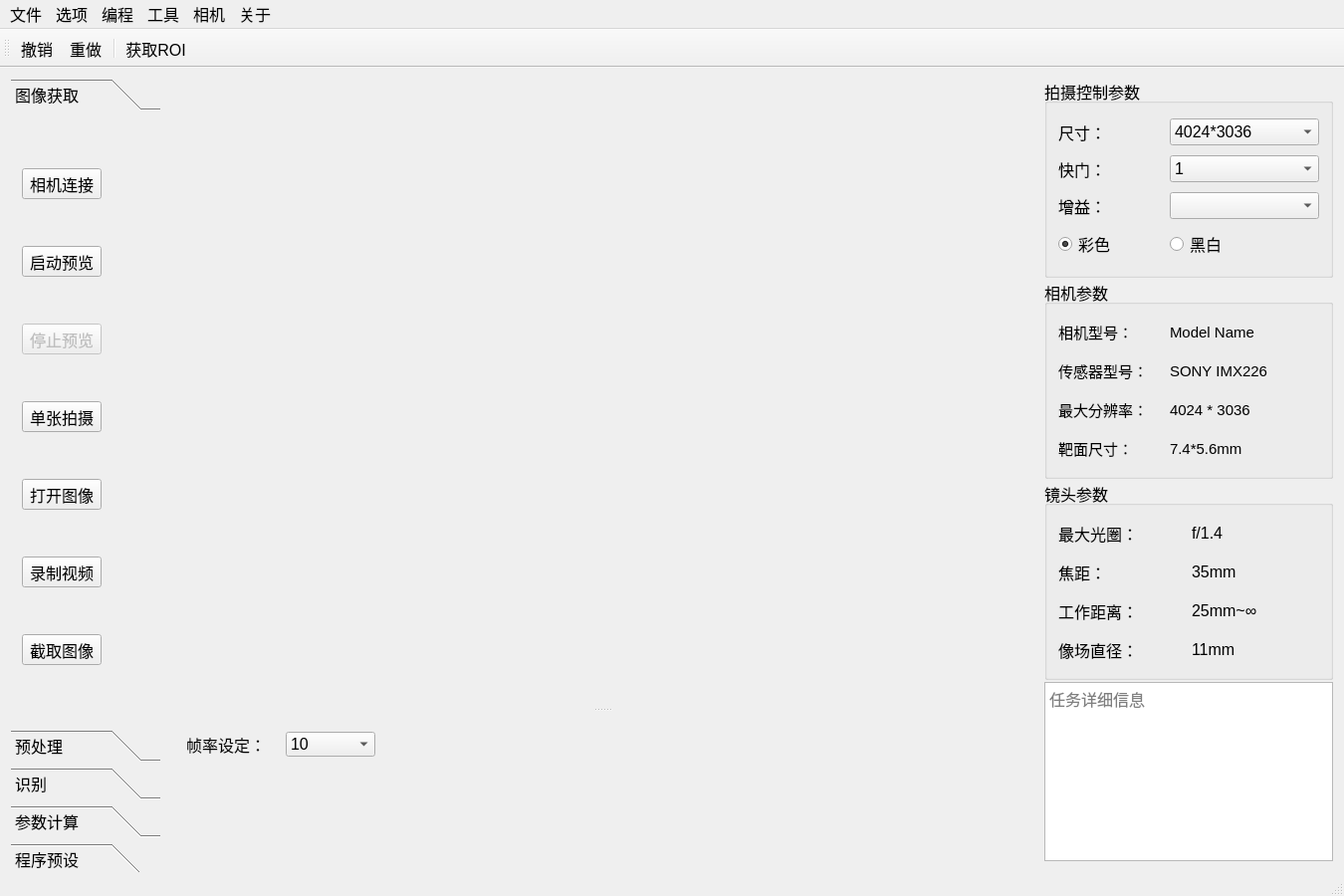
<?xml version="1.0" encoding="UTF-8"?>
<ui version="4.0">
 <class>CV_MinWinClass</class>
 <widget class="QMainWindow" name="CV_MinWinClass">
  <property name="geometry">
   <rect>
    <x>0</x>
    <y>0</y>
    <width>1350</width>
    <height>900</height>
   </rect>
  </property>
  <property name="minimumSize">
   <size>
    <width>800</width>
    <height>600</height>
   </size>
  </property>
  <property name="font">
   <font>
    <family>Arial</family>
    <pointsize>12</pointsize>
   </font>
  </property>
  <property name="windowTitle">
   <string>CV_MinWin</string>
  </property>
  <widget class="QWidget" name="centralWidget">
   <layout class="QHBoxLayout" name="horizontalLayout">
    <item>
     <widget class="QToolBox" name="toolBox">
      <property name="sizePolicy">
       <sizepolicy hsizetype="Preferred" vsizetype="Expanding">
        <horstretch>0</horstretch>
        <verstretch>0</verstretch>
       </sizepolicy>
      </property>
      <property name="minimumSize">
       <size>
        <width>150</width>
        <height>800</height>
       </size>
      </property>
      <property name="maximumSize">
       <size>
        <width>100</width>
        <height>1400</height>
       </size>
      </property>
      <property name="currentIndex">
       <number>0</number>
      </property>
      <widget class="QWidget" name="getPhotoPage">
       <property name="geometry">
        <rect>
         <x>0</x>
         <y>0</y>
         <width>150</width>
         <height>610</height>
        </rect>
       </property>
       <attribute name="label">
        <string>图像获取</string>
       </attribute>
       <layout class="QVBoxLayout" name="getPhotoLayout">
        <item>
         <widget class="QToolButton" name="cameraConnBtn">
          <property name="text">
           <string>相机连接</string>
          </property>
         </widget>
        </item>
        <item>
         <widget class="QToolButton" name="startViewBtn">
          <property name="text">
           <string>启动预览</string>
          </property>
         </widget>
        </item>
        <item>
         <widget class="QToolButton" name="endViewBtn">
          <property name="enabled">
           <bool>false</bool>
          </property>
          <property name="text">
           <string>停止预览</string>
          </property>
         </widget>
        </item>
        <item>
         <widget class="QToolButton" name="oneShootTBtn">
          <property name="text">
           <string>单张拍摄</string>
          </property>
         </widget>
        </item>
        <item>
         <widget class="QToolButton" name="openPhotoTBtn">
          <property name="text">
           <string>打开图像</string>
          </property>
         </widget>
        </item>
        <item>
         <widget class="QToolButton" name="videoTBtn">
          <property name="text">
           <string>录制视频</string>
          </property>
         </widget>
        </item>
        <item>
         <widget class="QToolButton" name="oneFrameTBtn">
          <property name="text">
           <string>截取图像</string>
          </property>
         </widget>
        </item>
       </layout>
      </widget>
      <widget class="QWidget" name="preProcPage">
       <property name="geometry">
        <rect>
         <x>0</x>
         <y>0</y>
         <width>150</width>
         <height>610</height>
        </rect>
       </property>
       <attribute name="label">
        <string>预处理</string>
       </attribute>
       <layout class="QVBoxLayout" name="preProcLayout">
        <item>
         <widget class="QGroupBox" name="blurGrp">
          <property name="title">
           <string>模糊组</string>
          </property>
          <layout class="QVBoxLayout" name="blurGrpLayout">
           <item>
            <widget class="QToolButton" name="gaussTBtn">
             <property name="text">
              <string>高斯</string>
             </property>
            </widget>
           </item>
           <item>
            <widget class="QToolButton" name="middleTBtn">
             <property name="text">
              <string>中值</string>
             </property>
            </widget>
           </item>
           <item>
            <widget class="QToolButton" name="meanTBtn">
             <property name="text">
              <string>均值</string>
             </property>
            </widget>
           </item>
           <item>
            <widget class="QToolButton" name="nlmTBtn">
             <property name="text">
              <string>NLM</string>
             </property>
            </widget>
           </item>
          </layout>
         </widget>
        </item>
        <item>
         <widget class="QGroupBox" name="sharperGrp">
          <property name="title">
           <string>锐化组</string>
          </property>
          <layout class="QVBoxLayout" name="sharperGrpLayout">
           <item>
            <widget class="QToolButton" name="laplaceTBtn">
             <property name="text">
              <string>Laplace</string>
             </property>
            </widget>
           </item>
           <item>
            <widget class="QToolButton" name="sobelTBtn">
             <property name="minimumSize">
              <size>
               <width>88</width>
               <height>0</height>
              </size>
             </property>
             <property name="text">
              <string>SOBEL</string>
             </property>
            </widget>
           </item>
           <item>
            <widget class="QToolButton" name="toolButton_3">
             <property name="minimumSize">
              <size>
               <width>88</width>
               <height>0</height>
              </size>
             </property>
             <property name="text">
              <string>...</string>
             </property>
            </widget>
           </item>
          </layout>
         </widget>
        </item>
        <item>
         <widget class="QGroupBox" name="thresholdGrp">
          <property name="title">
           <string>阈值组</string>
          </property>
          <layout class="QVBoxLayout" name="thresholdGrpLayout">
           <item>
            <widget class="QToolButton" name="simpleThursTBtn">
             <property name="minimumSize">
              <size>
               <width>73</width>
               <height>0</height>
              </size>
             </property>
             <property name="text">
              <string>简单</string>
             </property>
            </widget>
           </item>
           <item>
            <widget class="QToolButton" name="otsuTBtn">
             <property name="minimumSize">
              <size>
               <width>73</width>
               <height>0</height>
              </size>
             </property>
             <property name="text">
              <string>OTSU</string>
             </property>
            </widget>
           </item>
           <item>
            <widget class="QToolButton" name="toolButton_6">
             <property name="minimumSize">
              <size>
               <width>73</width>
               <height>0</height>
              </size>
             </property>
             <property name="text">
              <string>...</string>
             </property>
            </widget>
           </item>
          </layout>
         </widget>
        </item>
       </layout>
      </widget>
      <widget class="QWidget" name="dectPage">
       <property name="geometry">
        <rect>
         <x>0</x>
         <y>0</y>
         <width>150</width>
         <height>610</height>
        </rect>
       </property>
       <attribute name="label">
        <string>识别</string>
       </attribute>
       <layout class="QVBoxLayout" name="dectLayout">
        <item>
         <widget class="QToolButton" name="houghLineTBtn">
          <property name="text">
           <string>霍夫直线</string>
          </property>
         </widget>
        </item>
        <item>
         <widget class="QToolButton" name="houghCircleTBtn">
          <property name="text">
           <string>霍夫圆</string>
          </property>
         </widget>
        </item>
        <item>
         <widget class="QToolButton" name="cannyTBtn">
          <property name="text">
           <string>canny</string>
          </property>
         </widget>
        </item>
        <item>
         <widget class="QToolButton" name="fastTBtn">
          <property name="baseSize">
           <size>
            <width>30</width>
            <height>30</height>
           </size>
          </property>
          <property name="text">
           <string>FAST</string>
          </property>
         </widget>
        </item>
        <item>
         <widget class="QToolButton" name="contourFindTBtn">
          <property name="text">
           <string>边缘提取</string>
          </property>
         </widget>
        </item>
       </layout>
      </widget>
      <widget class="QWidget" name="calcPage">
       <property name="geometry">
        <rect>
         <x>0</x>
         <y>0</y>
         <width>150</width>
         <height>610</height>
        </rect>
       </property>
       <attribute name="label">
        <string>参数计算</string>
       </attribute>
       <layout class="QVBoxLayout" name="calcLayout">
        <item>
         <widget class="QToolButton" name="areaCalcTBtn">
          <property name="text">
           <string>面积计算</string>
          </property>
         </widget>
        </item>
        <item>
         <widget class="QToolButton" name="centerCalC">
          <property name="text">
           <string>质心计算</string>
          </property>
         </widget>
        </item>
        <item>
         <widget class="QToolButton" name="actualCordCalc">
          <property name="text">
           <string extracomment="利用亚像素实现的对提取的边缘进行进一步确认并计算以毫米为单位的实际坐标序列">实际坐标</string>
          </property>
         </widget>
        </item>
        <item>
         <widget class="QToolButton" name="relativePos">
          <property name="text">
           <string>相对位置</string>
          </property>
         </widget>
        </item>
       </layout>
      </widget>
      <widget class="QWidget" name="preSetPage">
       <property name="geometry">
        <rect>
         <x>0</x>
         <y>0</y>
         <width>150</width>
         <height>610</height>
        </rect>
       </property>
       <attribute name="label">
        <string>程序预设</string>
       </attribute>
       <layout class="QVBoxLayout" name="preSetLayout">
        <item>
         <widget class="QToolButton" name="presetTBtn1">
          <property name="minimumSize">
           <size>
            <width>60</width>
            <height>60</height>
           </size>
          </property>
          <property name="maximumSize">
           <size>
            <width>70</width>
            <height>70</height>
           </size>
          </property>
          <property name="text">
           <string>铝合金
铸件</string>
          </property>
         </widget>
        </item>
        <item>
         <widget class="QToolButton" name="presetTBtn2">
          <property name="minimumSize">
           <size>
            <width>60</width>
            <height>60</height>
           </size>
          </property>
          <property name="maximumSize">
           <size>
            <width>70</width>
            <height>70</height>
           </size>
          </property>
          <property name="text">
           <string>瞳孔
位置</string>
          </property>
         </widget>
        </item>
        <item>
         <widget class="QToolButton" name="presetTBtn3">
          <property name="minimumSize">
           <size>
            <width>60</width>
            <height>60</height>
           </size>
          </property>
          <property name="maximumSize">
           <size>
            <width>70</width>
            <height>70</height>
           </size>
          </property>
          <property name="text">
           <string>法兰
零件</string>
          </property>
         </widget>
        </item>
       </layout>
      </widget>
     </widget>
    </item>
    <item>
     <widget class="QSplitter" name="splitter">
      <property name="orientation">
       <enum>Qt::Vertical</enum>
      </property>
      <widget class="PaintArea" name="picBox" native="true">
       <property name="minimumSize">
        <size>
         <width>900</width>
         <height>600</height>
        </size>
       </property>
       <property name="cursor">
        <cursorShape>CrossCursor</cursorShape>
       </property>
      </widget>
      <widget class="QStackedWidget" name="stackedWidget">
       <property name="minimumSize">
        <size>
         <width>900</width>
         <height>150</height>
        </size>
       </property>
       <property name="currentIndex">
        <number>0</number>
       </property>
       <widget class="QWidget" name="getPhotoStk">
        <widget class="QLabel" name="fpsLabel">
         <property name="geometry">
          <rect>
           <x>20</x>
           <y>20</y>
           <width>100</width>
           <height>25</height>
          </rect>
         </property>
         <property name="minimumSize">
          <size>
           <width>100</width>
           <height>25</height>
          </size>
         </property>
         <property name="text">
          <string>帧率设定：</string>
         </property>
        </widget>
        <widget class="QComboBox" name="comboBox">
         <property name="geometry">
          <rect>
           <x>120</x>
           <y>20</y>
           <width>90</width>
           <height>25</height>
          </rect>
         </property>
         <property name="minimumSize">
          <size>
           <width>90</width>
           <height>25</height>
          </size>
         </property>
         <property name="currentText">
          <string>10</string>
         </property>
         <property name="currentIndex">
          <number>2</number>
         </property>
         <item>
          <property name="text">
           <string>3</string>
          </property>
         </item>
         <item>
          <property name="text">
           <string>5</string>
          </property>
         </item>
         <item>
          <property name="text">
           <string>10</string>
          </property>
         </item>
         <item>
          <property name="text">
           <string>25</string>
          </property>
         </item>
         <item>
          <property name="text">
           <string>30</string>
          </property>
         </item>
        </widget>
       </widget>
       <widget class="QWidget" name="preProcStk">
        <widget class="QLabel" name="ksizeLabel">
         <property name="geometry">
          <rect>
           <x>50</x>
           <y>20</y>
           <width>135</width>
           <height>25</height>
          </rect>
         </property>
         <property name="minimumSize">
          <size>
           <width>135</width>
           <height>25</height>
          </size>
         </property>
         <property name="text">
          <string>模板边长选择：</string>
         </property>
        </widget>
        <widget class="QSpinBox" name="ksizeSpin">
         <property name="geometry">
          <rect>
           <x>200</x>
           <y>20</y>
           <width>65</width>
           <height>25</height>
          </rect>
         </property>
         <property name="minimumSize">
          <size>
           <width>65</width>
           <height>25</height>
          </size>
         </property>
         <property name="alignment">
          <set>Qt::AlignRight|Qt::AlignTrailing|Qt::AlignVCenter</set>
         </property>
         <property name="minimum">
          <number>1</number>
         </property>
         <property name="maximum">
          <number>300</number>
         </property>
         <property name="singleStep">
          <number>2</number>
         </property>
        </widget>
        <widget class="QSpinBox" name="simpleThursSpin">
         <property name="geometry">
          <rect>
           <x>200</x>
           <y>60</y>
           <width>65</width>
           <height>25</height>
          </rect>
         </property>
         <property name="minimumSize">
          <size>
           <width>65</width>
           <height>25</height>
          </size>
         </property>
         <property name="alignment">
          <set>Qt::AlignRight|Qt::AlignTrailing|Qt::AlignVCenter</set>
         </property>
         <property name="minimum">
          <number>0</number>
         </property>
         <property name="maximum">
          <number>255</number>
         </property>
         <property name="singleStep">
          <number>1</number>
         </property>
        </widget>
        <widget class="QLabel" name="simpleThursLabel">
         <property name="geometry">
          <rect>
           <x>50</x>
           <y>60</y>
           <width>135</width>
           <height>25</height>
          </rect>
         </property>
         <property name="minimumSize">
          <size>
           <width>135</width>
           <height>25</height>
          </size>
         </property>
         <property name="text">
          <string>简单阈值设定：</string>
         </property>
        </widget>
       </widget>
       <widget class="QWidget" name="dectStk">
        <widget class="QLabel" name="stackLabel3">
         <property name="geometry">
          <rect>
           <x>60</x>
           <y>30</y>
           <width>72</width>
           <height>21</height>
          </rect>
         </property>
         <property name="text">
          <string>识别</string>
         </property>
        </widget>
       </widget>
       <widget class="QWidget" name="calcStk">
        <widget class="QLabel" name="stackLabel4">
         <property name="geometry">
          <rect>
           <x>20</x>
           <y>10</y>
           <width>91</width>
           <height>21</height>
          </rect>
         </property>
         <property name="text">
          <string>参数计算</string>
         </property>
        </widget>
       </widget>
       <widget class="QWidget" name="preSetStk">
        <widget class="QLabel" name="stackLabel5">
         <property name="geometry">
          <rect>
           <x>30</x>
           <y>10</y>
           <width>91</width>
           <height>31</height>
          </rect>
         </property>
         <property name="text">
          <string>程序预设</string>
         </property>
        </widget>
       </widget>
      </widget>
     </widget>
    </item>
    <item>
     <layout class="QVBoxLayout" name="infoRightLayout">
      <property name="spacing">
       <number>5</number>
      </property>
      <item>
       <widget class="QGroupBox" name="shootGrp">
        <property name="minimumSize">
         <size>
          <width>290</width>
          <height>200</height>
         </size>
        </property>
        <property name="maximumSize">
         <size>
          <width>300</width>
          <height>16777215</height>
         </size>
        </property>
        <property name="title">
         <string>拍摄控制参数</string>
        </property>
        <layout class="QGridLayout" name="shootLayout">
         <item row="0" column="0">
          <widget class="QLabel" name="resolutionLabel">
           <property name="text">
            <string>尺寸：</string>
           </property>
          </widget>
         </item>
         <item row="0" column="1">
          <widget class="QComboBox" name="resolutionCombo">
           <property name="minimumSize">
            <size>
             <width>150</width>
             <height>25</height>
            </size>
           </property>
           <item>
            <property name="text">
             <string>4024*3036</string>
            </property>
           </item>
           <item>
            <property name="text">
             <string>2000*1500</string>
            </property>
           </item>
           <item>
            <property name="text">
             <string>1200*900</string>
            </property>
           </item>
           <item>
            <property name="text">
             <string>800*600</string>
            </property>
           </item>
          </widget>
         </item>
         <item row="1" column="0">
          <widget class="QLabel" name="shutterLabel">
           <property name="text">
            <string>快门：</string>
           </property>
          </widget>
         </item>
         <item row="1" column="1">
          <widget class="QComboBox" name="shutterCombo">
           <property name="minimumSize">
            <size>
             <width>150</width>
             <height>25</height>
            </size>
           </property>
           <item>
            <property name="text">
             <string>1</string>
            </property>
           </item>
           <item>
            <property name="text">
             <string>1/2</string>
            </property>
           </item>
           <item>
            <property name="text">
             <string>1/3</string>
            </property>
           </item>
           <item>
            <property name="text">
             <string>1/6</string>
            </property>
           </item>
           <item>
            <property name="text">
             <string>1/13</string>
            </property>
           </item>
           <item>
            <property name="text">
             <string>1/25</string>
            </property>
           </item>
           <item>
            <property name="text">
             <string>1/50</string>
            </property>
           </item>
           <item>
            <property name="text">
             <string>1/100</string>
            </property>
           </item>
           <item>
            <property name="text">
             <string>1/200</string>
            </property>
           </item>
           <item>
            <property name="text">
             <string>1/400</string>
            </property>
           </item>
           <item>
            <property name="text">
             <string>1/800</string>
            </property>
           </item>
          </widget>
         </item>
         <item row="2" column="0">
          <widget class="QLabel" name="ISOLabel">
           <property name="text">
            <string>增益：</string>
           </property>
          </widget>
         </item>
         <item row="2" column="1">
          <widget class="QComboBox" name="ISOcombo">
           <property name="minimumSize">
            <size>
             <width>150</width>
             <height>25</height>
            </size>
           </property>
          </widget>
         </item>
         <item row="3" column="0">
          <widget class="QRadioButton" name="colorRadio">
           <property name="text">
            <string>彩色</string>
           </property>
           <property name="checked">
            <bool>true</bool>
           </property>
          </widget>
         </item>
         <item row="3" column="1">
          <widget class="QRadioButton" name="grayRadio">
           <property name="text">
            <string>黑白</string>
           </property>
          </widget>
         </item>
        </layout>
       </widget>
      </item>
      <item>
       <widget class="QGroupBox" name="cameraInfoGrp">
        <property name="minimumSize">
         <size>
          <width>290</width>
          <height>200</height>
         </size>
        </property>
        <property name="maximumSize">
         <size>
          <width>300</width>
          <height>16777215</height>
         </size>
        </property>
        <property name="title">
         <string>相机参数</string>
        </property>
        <layout class="QGridLayout" name="cameraInfoLayout" columnminimumwidth="0,150">
         <item row="0" column="0">
          <widget class="QLabel" name="cameraLabel1">
           <property name="font">
            <font>
             <pointsize>11</pointsize>
            </font>
           </property>
           <property name="text">
            <string>相机型号：</string>
           </property>
          </widget>
         </item>
         <item row="0" column="1">
          <widget class="QLabel" name="cameraLabel2">
           <property name="font">
            <font>
             <pointsize>11</pointsize>
            </font>
           </property>
           <property name="text">
            <string>Model Name</string>
           </property>
          </widget>
         </item>
         <item row="1" column="0">
          <widget class="QLabel" name="sensorLabel1">
           <property name="font">
            <font>
             <pointsize>11</pointsize>
            </font>
           </property>
           <property name="text">
            <string>传感器型号：</string>
           </property>
          </widget>
         </item>
         <item row="1" column="1">
          <widget class="QLabel" name="sensorLabel2">
           <property name="font">
            <font>
             <pointsize>11</pointsize>
            </font>
           </property>
           <property name="text">
            <string>SONY IMX226</string>
           </property>
          </widget>
         </item>
         <item row="2" column="0">
          <widget class="QLabel" name="resMLabel1">
           <property name="font">
            <font>
             <pointsize>11</pointsize>
            </font>
           </property>
           <property name="text">
            <string>最大分辨率：</string>
           </property>
          </widget>
         </item>
         <item row="2" column="1">
          <widget class="QLabel" name="resMLabel2">
           <property name="font">
            <font>
             <pointsize>11</pointsize>
            </font>
           </property>
           <property name="text">
            <string>4024 * 3036</string>
           </property>
          </widget>
         </item>
         <item row="3" column="0">
          <widget class="QLabel" name="frameSizeLabel1">
           <property name="font">
            <font>
             <pointsize>11</pointsize>
            </font>
           </property>
           <property name="text">
            <string>靶面尺寸：</string>
           </property>
          </widget>
         </item>
         <item row="3" column="1">
          <widget class="QLabel" name="frameSizeLabel2">
           <property name="font">
            <font>
             <pointsize>11</pointsize>
            </font>
           </property>
           <property name="text">
            <string>7.4*5.6mm</string>
           </property>
          </widget>
         </item>
        </layout>
       </widget>
      </item>
      <item>
       <widget class="QGroupBox" name="lensInfoGrp">
        <property name="minimumSize">
         <size>
          <width>290</width>
          <height>200</height>
         </size>
        </property>
        <property name="maximumSize">
         <size>
          <width>300</width>
          <height>16777215</height>
         </size>
        </property>
        <property name="title">
         <string>镜头参数</string>
        </property>
        <layout class="QGridLayout" name="lensInfoLayout">
         <item row="0" column="0">
          <widget class="QLabel" name="aptureLabel1">
           <property name="text">
            <string>最大光圈：</string>
           </property>
          </widget>
         </item>
         <item row="0" column="1">
          <widget class="QLabel" name="aptureLabel2">
           <property name="text">
            <string>f/1.4</string>
           </property>
          </widget>
         </item>
         <item row="1" column="0">
          <widget class="QLabel" name="focalLengthLabel1">
           <property name="text">
            <string>焦距：</string>
           </property>
          </widget>
         </item>
         <item row="1" column="1">
          <widget class="QLabel" name="focalLengthLabel2">
           <property name="text">
            <string>35mm</string>
           </property>
          </widget>
         </item>
         <item row="2" column="0">
          <widget class="QLabel" name="workDistanceLabel1">
           <property name="text">
            <string>工作距离：</string>
           </property>
          </widget>
         </item>
         <item row="2" column="1">
          <widget class="QLabel" name="workDistanceLabel2">
           <property name="text">
            <string>25mm~∞</string>
           </property>
          </widget>
         </item>
         <item row="3" column="0">
          <widget class="QLabel" name="viewRadiusLabel1">
           <property name="text">
            <string>像场直径：</string>
           </property>
          </widget>
         </item>
         <item row="3" column="1">
          <widget class="QLabel" name="viewRadiusLabel2">
           <property name="text">
            <string>11mm</string>
           </property>
          </widget>
         </item>
        </layout>
       </widget>
      </item>
      <item>
       <widget class="QTextEdit" name="missionInfoEdit">
        <property name="minimumSize">
         <size>
          <width>290</width>
          <height>180</height>
         </size>
        </property>
        <property name="maximumSize">
         <size>
          <width>300</width>
          <height>16777215</height>
         </size>
        </property>
        <property name="readOnly">
         <bool>true</bool>
        </property>
        <property name="html">
         <string>&lt;!DOCTYPE HTML PUBLIC &quot;-//W3C//DTD HTML 4.0//EN&quot; &quot;http://www.w3.org/TR/REC-html40/strict.dtd&quot;&gt;
&lt;html&gt;&lt;head&gt;&lt;meta name=&quot;qrichtext&quot; content=&quot;1&quot; /&gt;&lt;style type=&quot;text/css&quot;&gt;
p, li { white-space: pre-wrap; }
&lt;/style&gt;&lt;/head&gt;&lt;body style=&quot; font-family:'Arial'; font-size:12pt; font-weight:400; font-style:normal;&quot;&gt;
&lt;p style=&quot;-qt-paragraph-type:empty; margin-top:0px; margin-bottom:0px; margin-left:0px; margin-right:0px; -qt-block-indent:0; text-indent:0px;&quot;&gt;&lt;br /&gt;&lt;/p&gt;&lt;/body&gt;&lt;/html&gt;</string>
        </property>
        <property name="placeholderText">
         <string>任务详细信息</string>
        </property>
       </widget>
      </item>
     </layout>
    </item>
   </layout>
  </widget>
  <widget class="QMenuBar" name="menuBar">
   <property name="geometry">
    <rect>
     <x>0</x>
     <y>0</y>
     <width>1350</width>
     <height>33</height>
    </rect>
   </property>
   <property name="font">
    <font>
     <pointsize>12</pointsize>
    </font>
   </property>
   <widget class="QMenu" name="fileMenu">
    <property name="font">
     <font>
      <pointsize>12</pointsize>
     </font>
    </property>
    <property name="title">
     <string>文件</string>
    </property>
   </widget>
   <widget class="QMenu" name="optionMenu">
    <property name="font">
     <font>
      <pointsize>12</pointsize>
     </font>
    </property>
    <property name="title">
     <string>选项</string>
    </property>
   </widget>
   <widget class="QMenu" name="programMenu">
    <property name="font">
     <font>
      <pointsize>12</pointsize>
     </font>
    </property>
    <property name="title">
     <string>编程</string>
    </property>
   </widget>
   <widget class="QMenu" name="toolMenu">
    <property name="font">
     <font>
      <pointsize>12</pointsize>
     </font>
    </property>
    <property name="title">
     <string>工具</string>
    </property>
   </widget>
   <widget class="QMenu" name="sensorMenu">
    <property name="font">
     <font>
      <pointsize>12</pointsize>
     </font>
    </property>
    <property name="title">
     <string>相机</string>
    </property>
    <addaction name="connCameraAct"/>
   </widget>
   <widget class="QMenu" name="aboutMenu">
    <property name="font">
     <font>
      <pointsize>12</pointsize>
     </font>
    </property>
    <property name="title">
     <string>关于</string>
    </property>
   </widget>
   <addaction name="fileMenu"/>
   <addaction name="optionMenu"/>
   <addaction name="programMenu"/>
   <addaction name="toolMenu"/>
   <addaction name="sensorMenu"/>
   <addaction name="aboutMenu"/>
  </widget>
  <widget class="QToolBar" name="mainToolBar">
   <attribute name="toolBarArea">
    <enum>TopToolBarArea</enum>
   </attribute>
   <attribute name="toolBarBreak">
    <bool>false</bool>
   </attribute>
   <addaction name="undoAct"/>
   <addaction name="redoAct"/>
   <addaction name="separator"/>
   <addaction name="getROIAct"/>
  </widget>
  <widget class="QStatusBar" name="statusBar"/>
  <action name="connCameraAct">
   <property name="text">
    <string>连接相机</string>
   </property>
  </action>
  <action name="undoAct">
   <property name="text">
    <string>撤销</string>
   </property>
   <property name="toolTip">
    <string>撤销刚才的动作</string>
   </property>
  </action>
  <action name="redoAct">
   <property name="text">
    <string>重做</string>
   </property>
   <property name="toolTip">
    <string>重做被撤销的最后一个动作</string>
   </property>
  </action>
  <action name="getROIAct">
   <property name="text">
    <string>获取ROI</string>
   </property>
  </action>
 </widget>
 <layoutdefault spacing="6" margin="11"/>
 <customwidgets>
  <customwidget>
   <class>PaintArea</class>
   <extends>QWidget</extends>
   <header>PaintArea.h</header>
   <container>1</container>
  </customwidget>
 </customwidgets>
 <resources>
  <include location="CV_MinWin.qrc"/>
 </resources>
 <connections>
  <connection>
   <sender>openPhotoTBtn</sender>
   <signal>clicked()</signal>
   <receiver>CV_MinWinClass</receiver>
   <slot>openPic()</slot>
   <hints>
    <hint type="sourcelabel">
     <x>115</x>
     <y>508</y>
    </hint>
    <hint type="destinationlabel">
     <x>693</x>
     <y>-9</y>
    </hint>
   </hints>
  </connection>
  <connection>
   <sender>gaussTBtn</sender>
   <signal>clicked()</signal>
   <receiver>CV_MinWinClass</receiver>
   <slot>gaussBlur()</slot>
   <hints>
    <hint type="sourcelabel">
     <x>92</x>
     <y>228</y>
    </hint>
    <hint type="destinationlabel">
     <x>572</x>
     <y>-25</y>
    </hint>
   </hints>
  </connection>
  <connection>
   <sender>undoAct</sender>
   <signal>triggered()</signal>
   <receiver>CV_MinWinClass</receiver>
   <slot>undo()</slot>
   <hints>
    <hint type="sourcelabel">
     <x>-1</x>
     <y>-1</y>
    </hint>
    <hint type="destinationlabel">
     <x>674</x>
     <y>449</y>
    </hint>
   </hints>
  </connection>
  <connection>
   <sender>toolBox</sender>
   <signal>currentChanged(int)</signal>
   <receiver>stackedWidget</receiver>
   <slot>setCurrentIndex(int)</slot>
   <hints>
    <hint type="sourcelabel">
     <x>65</x>
     <y>618</y>
    </hint>
    <hint type="destinationlabel">
     <x>469</x>
     <y>802</y>
    </hint>
   </hints>
  </connection>
  <connection>
   <sender>cameraConnBtn</sender>
   <signal>clicked()</signal>
   <receiver>CV_MinWinClass</receiver>
   <slot>connectCamera()</slot>
   <hints>
    <hint type="sourcelabel">
     <x>83</x>
     <y>196</y>
    </hint>
    <hint type="destinationlabel">
     <x>6</x>
     <y>307</y>
    </hint>
   </hints>
  </connection>
  <connection>
   <sender>startViewBtn</sender>
   <signal>clicked()</signal>
   <receiver>CV_MinWinClass</receiver>
   <slot>startView()</slot>
   <hints>
    <hint type="sourcelabel">
     <x>62</x>
     <y>274</y>
    </hint>
    <hint type="destinationlabel">
     <x>4</x>
     <y>385</y>
    </hint>
   </hints>
  </connection>
  <connection>
   <sender>endViewBtn</sender>
   <signal>clicked()</signal>
   <receiver>CV_MinWinClass</receiver>
   <slot>endView()</slot>
   <hints>
    <hint type="sourcelabel">
     <x>48</x>
     <y>332</y>
    </hint>
    <hint type="destinationlabel">
     <x>7</x>
     <y>349</y>
    </hint>
   </hints>
  </connection>
 </connections>
 <slots>
  <slot>openPic()</slot>
  <slot>gaussBlur()</slot>
  <slot>undo()</slot>
  <slot>connectCamera()</slot>
  <slot>startView()</slot>
  <slot>endView()</slot>
 </slots>
</ui>
